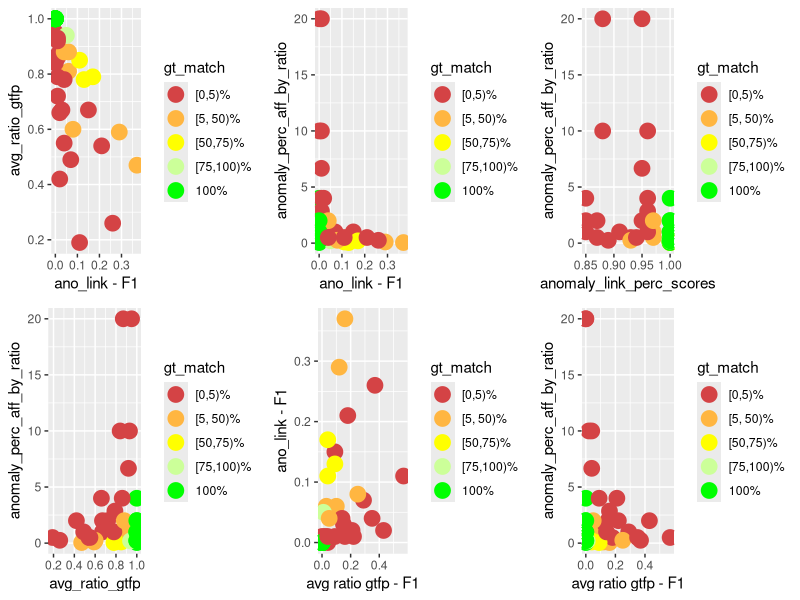
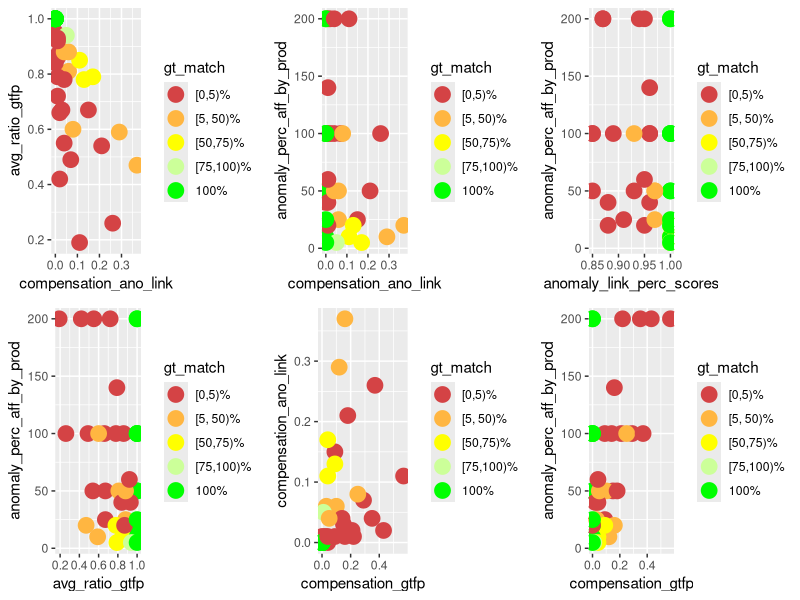
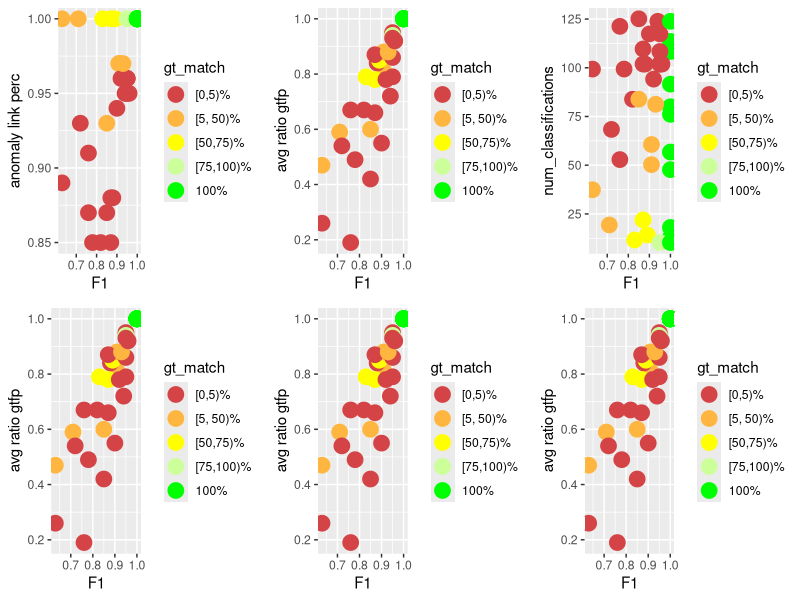
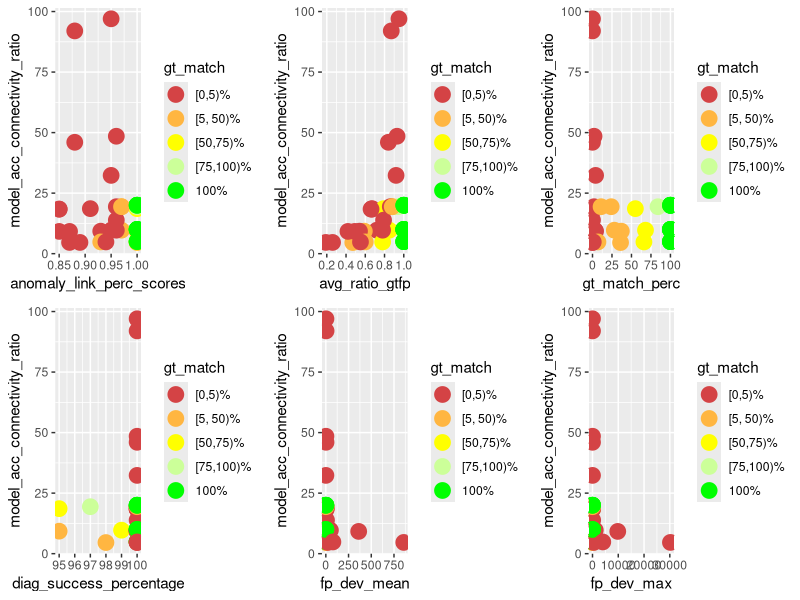
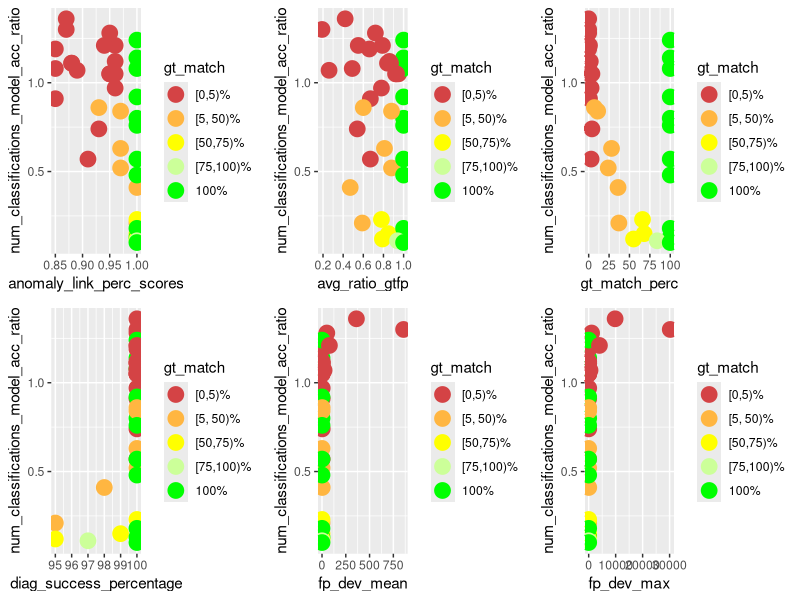
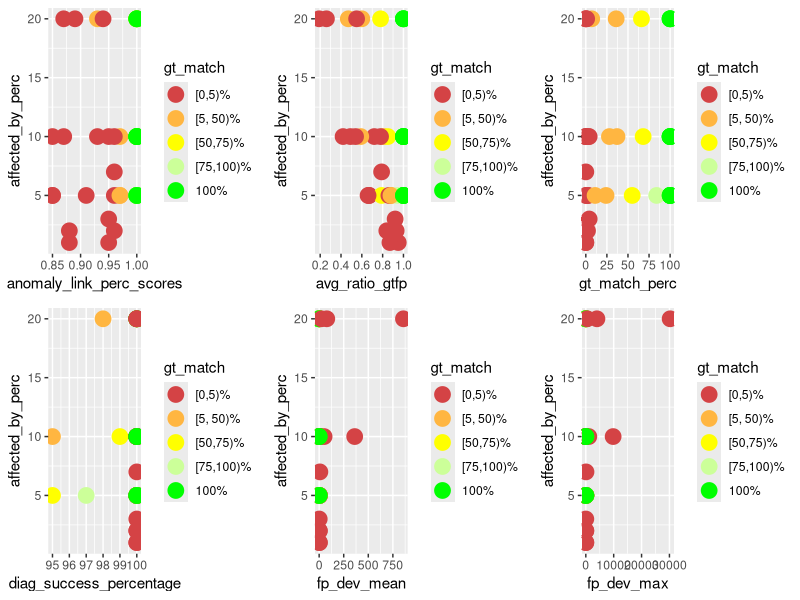
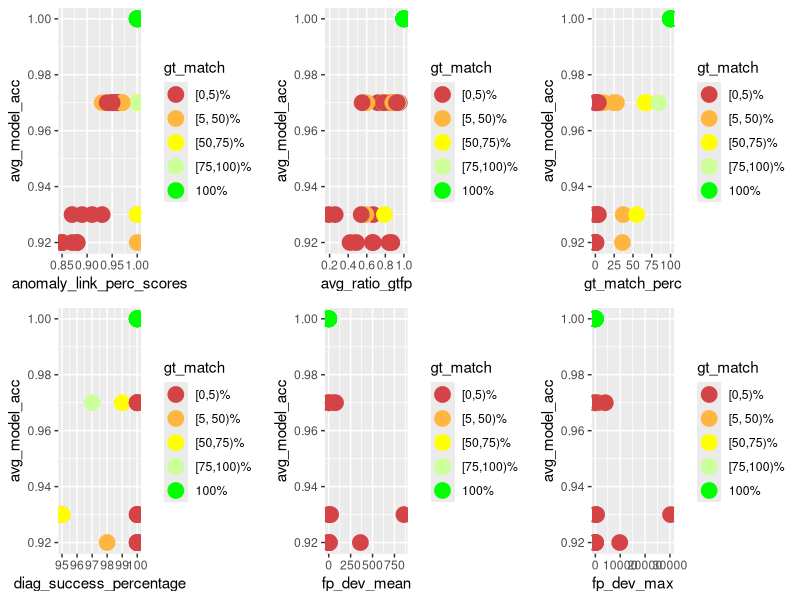
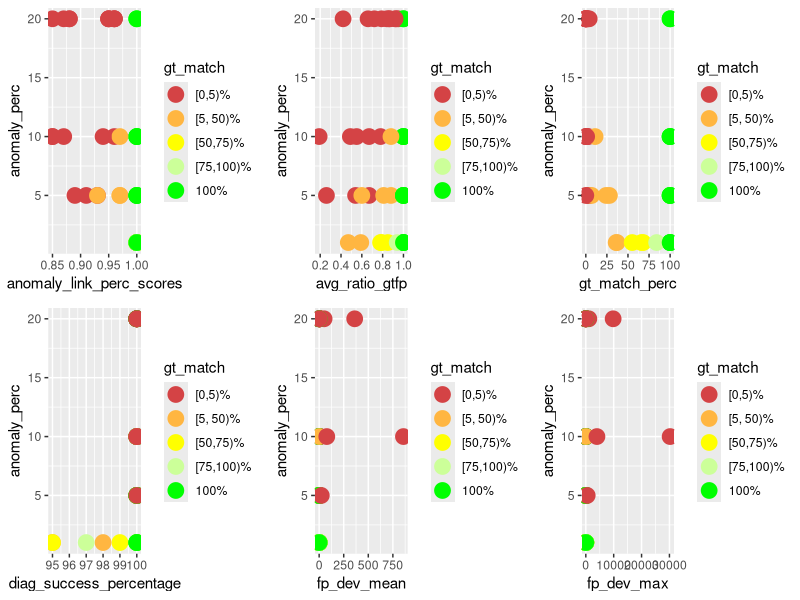

Here is the R script that generated these plots, in order:
library(ggplot2)
library(gridExtra)
library(dplyr)

PT_DEF <- geom_point(size=5)
COLOR_VALS <- c("#d44345", "#ffb641", "#ffff00", "#ccff99", "#00ff00")

gen_multi_plot_six <- function(
        pp1, pp2, pp3, pp4, pp5, pp6,
        y1, y2, y3, y4, y5, y6,
        x1, x2, x3, x4, x5, x6,
        filename
    ) {
    fpp1 <- pp1 + PT_DEF + xlab(x1) + ylab(y1) + scale_color_manual(values = color_mapping)
    fpp2 <- pp2 + PT_DEF + xlab(x2) + ylab(y2) + scale_color_manual(values = color_mapping)
    fpp3 <- pp3 + PT_DEF + xlab(x3) + ylab(y3) + scale_color_manual(values = color_mapping)
    fpp4 <- pp4 + PT_DEF + xlab(x4) + ylab(y4) + scale_color_manual(values = color_mapping)
    fpp5 <- pp5 + PT_DEF + xlab(x5) + ylab(y5) + scale_color_manual(values = color_mapping)
    fpp6 <- pp6 + PT_DEF + xlab(x6) + ylab(y6) + scale_color_manual(values = color_mapping)
    combined_plot <- grid.arrange(fpp1, fpp2, fpp3, fpp4, fpp5, fpp6, ncol = 3)
    ggsave(combined_plot, file = filename, width = 12, height = 6)
}

gen_multi_plot_two <- function(
        pp1, pp2, y1, y2, x1, x2, filename
    ) {
    fpp1 <- pp1 + PT_DEF + xlab(x1) + ylab(y1) + scale_color_manual(values = color_mapping)
    fpp2 <- pp2 + PT_DEF + xlab(x2) + ylab(y2) + scale_color_manual(values = color_mapping)
    combined_plot <- grid.arrange(fpp1, fpp2, ncol = 2)
    ggsave(combined_plot, file = filename, width = 12, height = 6)
}

# actual compensation insights

input <- read.csv(
    file = "meta_analysis.csv", header = TRUE, sep = ",", check.name = FALSE
)

# instead of the percentage value factor(gt_match_perc) for which I'd need 100
# colors, I only want to color / group them into 5 groups
LABELS <- c("[0,5)%", "[5, 50)%", "[50,75)%", "[75,100)%", "100%")
color_mapping <- setNames(COLOR_VALS, LABELS)

input$gt_match <- cut(
    input$gt_match_perc,
    breaks = c(0, 5, 50, 75, 100, Inf),
    labels = LABELS,
    include.lowest = TRUE,
    right = FALSE
)

p1 <- ggplot(
    data = input, aes_string(
        x = "compensation_ano_link",
        y = "avg_ratio_gtfp",
        color = "gt_match",
        group = "gt_match"
    )
)

p2 <- ggplot(
    data = input, aes_string(
        x = "compensation_ano_link",
        y = "anomaly_perc_aff_by_ratio",
        color = "gt_match",
        group = "gt_match"
    )
)

p3 <- ggplot(
    data = input, aes_string(
        x = "anomaly_link_perc_scores",
        y = "anomaly_perc_aff_by_ratio",
        color = "gt_match",
        group = "gt_match"
    )
)

p4 <- ggplot(
    data = input, aes_string(
        x = "avg_ratio_gtfp",
        y = "anomaly_perc_aff_by_ratio",
        color = "gt_match",
        group = "gt_match"
    )
)

p5 <- ggplot(
    data = input, aes_string(
        x = "compensation_gtfp",
        y = "compensation_ano_link",
        color = "gt_match",
        group = "gt_match"
    )
)

p6 <- ggplot(
    data = input, aes_string(
        x = "compensation_gtfp",
        y = "anomaly_perc_aff_by_ratio",
        color = "gt_match",
        group = "gt_match"
    )
)

gen_multi_plot_six(
    p1, p2, p3, p4, p5, p6,
    "avg_ratio_gtfp", # y1
    "anomaly_perc_aff_by_ratio", # y2
    "anomaly_perc_aff_by_ratio", # y3
    "anomaly_perc_aff_by_ratio", # y4
    "ano_link - F1", # y5
    "anomaly_perc_aff_by_ratio", # y6
    "ano_link - F1", # x1
    "ano_link - F1", # x2
    "anomaly_link_perc_scores", # x3
    "avg_ratio_gtfp", # x4
    "avg ratio gtfp - F1", # x5
    "avg ratio gtfp - F1", # x6
    "compensation_analysis.png"
)

# same with prod #############################

p1 <- ggplot(
    data = input, aes_string(
        x = "compensation_ano_link",
        y = "avg_ratio_gtfp",
        color = "gt_match",
        group = "gt_match"
    )
)

p2 <- ggplot(
    data = input, aes_string(
        x = "compensation_ano_link",
        y = "anomaly_perc_aff_by_prod",
        color = "gt_match",
        group = "gt_match"
    )
)

p3 <- ggplot(
    data = input, aes_string(
        x = "anomaly_link_perc_scores",
        y = "anomaly_perc_aff_by_prod",
        color = "gt_match",
        group = "gt_match"
    )
)

p4 <- ggplot(
    data = input, aes_string(
        x = "avg_ratio_gtfp",
        y = "anomaly_perc_aff_by_prod",
        color = "gt_match",
        group = "gt_match"
    )
)

p5 <- ggplot(
    data = input, aes_string(
        x = "compensation_gtfp",
        y = "compensation_ano_link",
        color = "gt_match",
        group = "gt_match"
    )
)

p6 <- ggplot(
    data = input, aes_string(
        x = "compensation_gtfp",
        y = "anomaly_perc_aff_by_prod",
        color = "gt_match",
        group = "gt_match"
    )
)

gen_multi_plot_six(
    p1, p2, p3, p4, p5, p6,
    "avg_ratio_gtfp",
    "anomaly_perc_aff_by_prod",
    "anomaly_perc_aff_by_prod",
    "anomaly_perc_aff_by_prod",
    "compensation_ano_link",
    "anomaly_perc_aff_by_prod",
    "compensation_ano_link",
    "compensation_ano_link",
    "anomaly_link_perc_scores",
    "avg_ratio_gtfp",
    "compensation_gtfp",
    "compensation_gtfp",
    "compensation_analysis_prod.png"
)

##############################################

p1 <- ggplot(
    data = input, aes_string(
        x = "f1_scores",
        y = "anomaly_link_perc_scores",
        color = "gt_match",
        group = "gt_match"
    )
)

p2 <- ggplot(
    data = input, aes_string(
        x = "f1_scores",
        y = "avg_ratio_gtfp",
        color = "gt_match",
        group = "gt_match"
    )
)

p3 <- ggplot(
    data = input, aes_string(
        x = "f1_scores",
        y = "num_classifications",
        color = "gt_match",
        group = "gt_match"
    )
)

p4 <- ggplot(
    data = input, aes_string(
        x = "f1_scores",
        y = "avg_ratio_gtfp",
        color = "gt_match",
        group = "gt_match"
    )
)

p5 <- ggplot(
    data = input, aes_string(
        x = "f1_scores",
        y = "avg_ratio_gtfp",
        color = "gt_match",
        group = "gt_match"
    )
)

p6 <- ggplot(
    data = input, aes_string(
        x = "f1_scores",
        y = "avg_ratio_gtfp",
        color = "gt_match",
        group = "gt_match"
    )
)

gen_multi_plot_six(
    p1, p2, p3, p4, p5, p6,
    "anomaly link perc", # y1
    "avg ratio gtfp", # y2
    "num_classifications", # y3
    "avg ratio gtfp", # y4
    "avg ratio gtfp", # y5
    "avg ratio gtfp", # y6
    "F1", # x1
    "F1", # x2
    "F1", # x3
    "F1", # x4
    "F1", # x5
    "F1", # x6
    "f1_end_res_corr.png"
)

# model acc - connectivity - performance

p1 <- ggplot(
    data = input, aes_string(
        x = "anomaly_link_perc_scores",
        y = "model_acc_connectivity_ratio",
        color = "gt_match",
        group = "gt_match"
    )
)

p2 <- ggplot(
    data = input, aes_string(
        x = "avg_ratio_gtfp",
        y = "model_acc_connectivity_ratio",
        color = "gt_match",
        group = "gt_match"
    )
)

p3 <- ggplot(
    data = input, aes_string(
        x = "gt_match_perc",
        y = "model_acc_connectivity_ratio",
        color = "gt_match",
        group = "gt_match"
    )
)

p4 <- ggplot(
    data = input, aes_string(
        x = "diag_success_percentage",
        y = "model_acc_connectivity_ratio",
        color = "gt_match",
        group = "gt_match"
    )
)

p5 <- ggplot(
    data = input, aes_string(
        x = "fp_dev_mean",
        y = "model_acc_connectivity_ratio",
        color = "gt_match",
        group = "gt_match"
    )
)

p6 <- ggplot(
    data = input, aes_string(
        x = "fp_dev_max",
        y = "model_acc_connectivity_ratio",
        color = "gt_match",
        group = "gt_match"
    )
)

gen_multi_plot_six(
    p1, p2, p3, p4, p5, p6,
    "model_acc_connectivity_ratio", # y1
    "model_acc_connectivity_ratio", # y2
    "model_acc_connectivity_ratio", # y3
    "model_acc_connectivity_ratio", # y4
    "model_acc_connectivity_ratio", # y5
    "model_acc_connectivity_ratio", # y6
    "anomaly_link_perc_scores", # x1
    "avg_ratio_gtfp", # x2
    "gt_match_perc", # x3
    "diag_success_percentage", # x4
    "fp_dev_mean", # x5
    "fp_dev_max", # x6
    "modelacc_connectivity_performance.png"
)

# how many classifications and how acc models

p1 <- ggplot(
    data = input, aes_string(
        x = "anomaly_link_perc_scores",
        y = "num_classifications_model_acc_ratio",
        color = "gt_match",
        group = "gt_match"
    )
)

p2 <- ggplot(
    data = input, aes_string(
        x = "avg_ratio_gtfp",
        y = "num_classifications_model_acc_ratio",
        color = "gt_match",
        group = "gt_match"
    )
)

p3 <- ggplot(
    data = input, aes_string(
        x = "gt_match_perc",
        y = "num_classifications_model_acc_ratio",
        color = "gt_match",
        group = "gt_match"
    )
)

p4 <- ggplot(
    data = input, aes_string(
        x = "diag_success_percentage",
        y = "num_classifications_model_acc_ratio",
        color = "gt_match",
        group = "gt_match"
    )
)

p5 <- ggplot(
    data = input, aes_string(
        x = "fp_dev_mean",
        y = "num_classifications_model_acc_ratio",
        color = "gt_match",
        group = "gt_match"
    )
)

p6 <- ggplot(
    data = input, aes_string(
        x = "fp_dev_max",
        y = "num_classifications_model_acc_ratio",
        color = "gt_match",
        group = "gt_match"
    )
)

gen_multi_plot_six(
    p1, p2, p3, p4, p5, p6,
    "num_classifications_model_acc_ratio", # y1
    "num_classifications_model_acc_ratio", # y2
    "num_classifications_model_acc_ratio", # y3
    "num_classifications_model_acc_ratio", # y4
    "num_classifications_model_acc_ratio", # y5
    "num_classifications_model_acc_ratio", # y6
    "anomaly_link_perc_scores", # x1
    "avg_ratio_gtfp", # x2
    "gt_match_perc", # x3
    "diag_success_percentage", # x4
    "fp_dev_mean", # x5
    "fp_dev_max", # x6
    "num_classifications_model_acc.png"
)

# affected_by against perf

p1 <- ggplot(
    data = input, aes_string(
        x = "anomaly_link_perc_scores",
        y = "affected_by_perc",
        color = "gt_match",
        group = "gt_match"
    )
)

p2 <- ggplot(
    data = input, aes_string(
        x = "avg_ratio_gtfp",
        y = "affected_by_perc",
        color = "gt_match",
        group = "gt_match"
    )
)

p3 <- ggplot(
    data = input, aes_string(
        x = "gt_match_perc",
        y = "affected_by_perc",
        color = "gt_match",
        group = "gt_match"
    )
)

p4 <- ggplot(
    data = input, aes_string(
        x = "diag_success_percentage",
        y = "affected_by_perc",
        color = "gt_match",
        group = "gt_match"
    )
)

p5 <- ggplot(
    data = input, aes_string(
        x = "fp_dev_mean",
        y = "affected_by_perc",
        color = "gt_match",
        group = "gt_match"
    )
)

p6 <- ggplot(
    data = input, aes_string(
        x = "fp_dev_max",
        y = "affected_by_perc",
        color = "gt_match",
        group = "gt_match"
    )
)

gen_multi_plot_six(
    p1, p2, p3, p4, p5, p6,
    "affected_by_perc", # y1
    "affected_by_perc", # y2
    "affected_by_perc", # y3
    "affected_by_perc", # y4
    "affected_by_perc", # y5
    "affected_by_perc", # y6
    "anomaly_link_perc_scores", # x1
    "avg_ratio_gtfp", # x2
    "gt_match_perc", # x3
    "diag_success_percentage", # x4
    "fp_dev_mean", # x5
    "fp_dev_max", # x6
    "aff_by_perf.png"
)

# model_acc against perf

p1 <- ggplot(
    data = input, aes_string(
        x = "anomaly_link_perc_scores",
        y = "avg_model_acc",
        color = "gt_match",
        group = "gt_match"
    )
)

p2 <- ggplot(
    data = input, aes_string(
        x = "avg_ratio_gtfp",
        y = "avg_model_acc",
        color = "gt_match",
        group = "gt_match"
    )
)

p3 <- ggplot(
    data = input, aes_string(
        x = "gt_match_perc",
        y = "avg_model_acc",
        color = "gt_match",
        group = "gt_match"
    )
)

p4 <- ggplot(
    data = input, aes_string(
        x = "diag_success_percentage",
        y = "avg_model_acc",
        color = "gt_match",
        group = "gt_match"
    )
)

p5 <- ggplot(
    data = input, aes_string(
        x = "fp_dev_mean",
        y = "avg_model_acc",
        color = "gt_match",
        group = "gt_match"
    )
)

p6 <- ggplot(
    data = input, aes_string(
        x = "fp_dev_max",
        y = "avg_model_acc",
        color = "gt_match",
        group = "gt_match"
    )
)

gen_multi_plot_six(
    p1, p2, p3, p4, p5, p6,
    "avg_model_acc", # y1
    "avg_model_acc", # y2
    "avg_model_acc", # y3
    "avg_model_acc", # y4
    "avg_model_acc", # y5
    "avg_model_acc", # y6
    "anomaly_link_perc_scores", # x1
    "avg_ratio_gtfp", # x2
    "gt_match_perc", # x3
    "diag_success_percentage", # x4
    "fp_dev_mean", # x5
    "fp_dev_max", # x6
    "model_acc_perf.png"
)

# anomaly_perc against perf

p1 <- ggplot(
    data = input, aes_string(
        x = "anomaly_link_perc_scores",
        y = "anomaly_perc",
        color = "gt_match",
        group = "gt_match"
    )
)

p2 <- ggplot(
    data = input, aes_string(
        x = "avg_ratio_gtfp",
        y = "anomaly_perc",
        color = "gt_match",
        group = "gt_match"
    )
)

p3 <- ggplot(
    data = input, aes_string(
        x = "gt_match_perc",
        y = "anomaly_perc",
        color = "gt_match",
        group = "gt_match"
    )
)

p4 <- ggplot(
    data = input, aes_string(
        x = "diag_success_percentage",
        y = "anomaly_perc",
        color = "gt_match",
        group = "gt_match"
    )
)

p5 <- ggplot(
    data = input, aes_string(
        x = "fp_dev_mean",
        y = "anomaly_perc",
        color = "gt_match",
        group = "gt_match"
    )
)

p6 <- ggplot(
    data = input, aes_string(
        x = "fp_dev_max",
        y = "anomaly_perc",
        color = "gt_match",
        group = "gt_match"
    )
)

gen_multi_plot_six(
    p1, p2, p3, p4, p5, p6,
    "anomaly_perc", # y1
    "anomaly_perc", # y2
    "anomaly_perc", # y3
    "anomaly_perc", # y4
    "anomaly_perc", # y5
    "anomaly_perc", # y6
    "anomaly_link_perc_scores", # x1
    "avg_ratio_gtfp", # x2
    "gt_match_perc", # x3
    "diag_success_percentage", # x4
    "fp_dev_mean", # x5
    "fp_dev_max", # x6
    "anomaly_perc_perf.png"
)

# anomaly_perc - model acc ratio against perf

p1 <- ggplot(
    data = input, aes_string(
        x = "anomaly_link_perc_scores",
        y = "anomaly_perc_model_acc_ratio",
        color = "gt_match",
        group = "gt_match"
    )
)

p2 <- ggplot(
    data = input, aes_string(
        x = "avg_ratio_gtfp",
        y = "anomaly_perc_model_acc_ratio",
        color = "gt_match",
        group = "gt_match"
    )
)

p3 <- ggplot(
    data = input, aes_string(
        x = "gt_match_perc",
        y = "anomaly_perc_model_acc_ratio",
        color = "gt_match",
        group = "gt_match"
    )
)

p4 <- ggplot(
    data = input, aes_string(
        x = "diag_success_percentage",
        y = "anomaly_perc_model_acc_ratio",
        color = "gt_match",
        group = "gt_match"
    )
)

p5 <- ggplot(
    data = input, aes_string(
        x = "fp_dev_mean",
        y = "anomaly_perc_model_acc_ratio",
        color = "gt_match",
        group = "gt_match"
    )
)

p6 <- ggplot(
    data = input, aes_string(
        x = "fp_dev_max",
        y = "anomaly_perc_model_acc_ratio",
        color = "gt_match",
        group = "gt_match"
    )
)

gen_multi_plot_six(
    p1, p2, p3, p4, p5, p6,
    "anomaly_perc_model_acc_ratio", # y1
    "anomaly_perc_model_acc_ratio", # y2
    "anomaly_perc_model_acc_ratio", # y3
    "anomaly_perc_model_acc_ratio", # y4
    "anomaly_perc_model_acc_ratio", # y5
    "anomaly_perc_model_acc_ratio", # y6
    "anomaly_link_perc_scores", # x1
    "avg_ratio_gtfp", # x2
    "gt_match_perc", # x3
    "diag_success_percentage", # x4
    "fp_dev_mean", # 5
    "fp_dev_max", # x6
    "anomaly_perc_model_acc_ratio_perf.png"
)

# num classifications against perf

p1 <- ggplot(
    data = input, aes_string(
        x = "anomaly_link_perc_scores",
        y = "num_classifications",
        color = "gt_match",
        group = "gt_match"
    )
)

p2 <- ggplot(
    data = input, aes_string(
        x = "avg_ratio_gtfp",
        y = "num_classifications",
        color = "gt_match",
        group = "gt_match"
    )
)

gen_multi_plot_two(
    p1, p2,
    "num_classifications",
    "num_classifications",
    "anomaly_link_perc_scores",
    "avg_ratio_gtfp",
    "num_classifications_perf.png"
)

# num classifications - model acc -- filtered based on avg_ratio_gtfp

p1 <- ggplot(
    data = input, aes_string(
        x = "num_classifications",
        y = "avg_model_acc",
        color = "gt_match",
        group = "gt_match"
    )
)

filtered_data <- subset(input, avg_ratio_gtfp >= 0.7)

p2 <- ggplot(
    data = filtered_data,
    aes_string(
        x = "num_classifications",
        y = "avg_model_acc",
        color = "gt_match",
        group = "gt_match"
    )
)

filtered_data <- subset(input, avg_ratio_gtfp >= 0.75)

p3 <- ggplot(
    data = filtered_data,
    aes_string(
        x = "num_classifications",
        y = "avg_model_acc",
        color = "gt_match",
        group = "gt_match"
    )
)

filtered_data <- subset(input, avg_ratio_gtfp >= 0.8)

p4 <- ggplot(
    data = filtered_data,
    aes_string(
        x = "num_classifications",
        y = "avg_model_acc",
        color = "gt_match",
        group = "gt_match"
    )
)

filtered_data <- subset(input, avg_ratio_gtfp >= 0.9)

p5 <- ggplot(
    data = filtered_data,
    aes_string(
        x = "num_classifications",
        y = "avg_model_acc",
        color = "gt_match",
        group = "gt_match"
    )
)

filtered_data <- input %>%
  group_by(avg_model_acc) %>%
  filter(avg_ratio_gtfp == max(avg_ratio_gtfp))

p6 <- ggplot(
    data = filtered_data,
    aes_string(
        x = "num_classifications",
        y = "avg_model_acc",
        color = "gt_match",
        group = "gt_match"
    )
)

gen_multi_plot_six(
    p1, p2, p3, p4, p5, p6,
    "avg_model_acc", #y1
    "avg_model_acc", #y2
    "avg_model_acc", #y3
    "avg_model_acc", #y4
    "avg_model_acc", #y5
    "avg_model_acc", #y6
    "classifications", #x1
    "classifications (filt. based on avg_ratio_gtfp 70%)", #x2
    "classifications (filt. based on avg_ratio_gtfp 75%)", #x3
    "classifications (filt. based on avg_ratio_gtfp 80%)", #x4
    "classifications (filt. based on avg_ratio_gtfp 90%)", #x5
    "classifications (filt. based on max avg_ratio_gtfp)", #x6
    "model_acc_classifications.png"
)

# num classifications - model acc -- filtered based on anomaly_link_perc_scores

p1 <- ggplot(
    data = input, aes_string(
        x = "num_classifications",
        y = "avg_model_acc",
        color = "gt_match",
        group = "gt_match"
    )
)

filtered_data <- subset(input, anomaly_link_perc_scores >= 0.7)

p2 <- ggplot(
    data = filtered_data,
    aes_string(
        x = "num_classifications",
        y = "avg_model_acc",
        color = "gt_match",
        group = "gt_match"
    )
)

filtered_data <- subset(input, anomaly_link_perc_scores >= 0.75)

p3 <- ggplot(
    data = filtered_data,
    aes_string(
        x = "num_classifications",
        y = "avg_model_acc",
        color = "gt_match",
        group = "gt_match"
    )
)

filtered_data <- subset(input, anomaly_link_perc_scores >= 0.8)

p4 <- ggplot(
    data = filtered_data,
    aes_string(
        x = "num_classifications",
        y = "avg_model_acc",
        color = "gt_match",
        group = "gt_match"
    )
)

filtered_data <- subset(input, anomaly_link_perc_scores >= 0.9)

p5 <- ggplot(
    data = filtered_data,
    aes_string(
        x = "num_classifications",
        y = "avg_model_acc",
        color = "gt_match",
        group = "gt_match"
    )
)

filtered_data <- input %>%
  group_by(avg_model_acc) %>%
  filter(anomaly_link_perc_scores == max(anomaly_link_perc_scores))

p6 <- ggplot(
    data = filtered_data,
    aes_string(
        x = "num_classifications",
        y = "avg_model_acc",
        color = "gt_match",
        group = "gt_match"
    )
)

gen_multi_plot_six(
    p1, p2, p3, p4, p5, p6,
    "avg_model_acc", #y1
    "avg_model_acc", #y2
    "avg_model_acc", #y3
    "avg_model_acc", #y4
    "avg_model_acc", #y5
    "avg_model_acc", #y6
    "classifications", #x1
    "classifications (filt. based on ano_link_perc 70%)", #x2
    "classifications (filt. based on ano_link_perc 75%)", #x3
    "classifications (filt. based on ano_link_perc 80%)", #x4
    "classifications (filt. based on ano_link_perc 90%)", #x5
    "classifications (filt. based on max ano_link_perc)", #x6
    "model_acc_classifications_ano_link.png"
)

# num classifications - model acc -- filtered based on gt_match_perc

p1 <- ggplot(
    data = input, aes_string(
        x = "num_classifications",
        y = "avg_model_acc",
        color = "gt_match",
        group = "gt_match"
    )
)

filtered_data <- subset(input, gt_match_perc >= 70)

p2 <- ggplot(
    data = filtered_data,
    aes_string(
        x = "num_classifications",
        y = "avg_model_acc",
        color = "gt_match",
        group = "gt_match"
    )
)

filtered_data <- subset(input, gt_match_perc >= 75)

p3 <- ggplot(
    data = filtered_data,
    aes_string(
        x = "num_classifications",
        y = "avg_model_acc",
        color = "gt_match",
        group = "gt_match"
    )
)

filtered_data <- subset(input, gt_match_perc >= 80)

p4 <- ggplot(
    data = filtered_data,
    aes_string(
        x = "num_classifications",
        y = "avg_model_acc",
        color = "gt_match",
        group = "gt_match"
    )
)

filtered_data <- subset(input, gt_match_perc >= 90)

p5 <- ggplot(
    data = filtered_data,
    aes_string(
        x = "num_classifications",
        y = "avg_model_acc",
        color = "gt_match",
        group = "gt_match"
    )
)

filtered_data <- input %>%
  group_by(avg_model_acc) %>%
  filter(gt_match_perc == max(gt_match_perc))

p6 <- ggplot(
    data = filtered_data,
    aes_string(
        x = "num_classifications",
        y = "avg_model_acc",
        color = "gt_match",
        group = "gt_match"
    )
)

gen_multi_plot_six(
    p1, p2, p3, p4, p5, p6,
    "avg_model_acc", #y1
    "avg_model_acc", #y2
    "avg_model_acc", #y3
    "avg_model_acc", #y4
    "avg_model_acc", #y5
    "avg_model_acc", #y6
    "classifications", #x1
    "classifications (filt. based on gt_match_perc 70%)", #x2
    "classifications (filt. based on gt_match_perc 75%)", #x3
    "classifications (filt. based on gt_match_perc 80%)", #x4
    "classifications (filt. based on gt_match_perc 90%)", #x5
    "classifications (filt. based on max gt_match_perc)", #x6
    "model_acc_classifications_gt_match_perc.png"
)

# correlation affected-by and fault path len / num fault paths

p1 <- ggplot(
    data = input, aes_string(
        x = "avg_num_fault_paths",
        y = "affected_by_perc",
        color = "gt_match",
        group = "gt_match"
    )
)

p2 <- ggplot(
    data = input, aes_string(
        x = "avg_fault_path_len",
        y = "avg_num_fault_paths",
        color = "gt_match",
        group = "gt_match"
    )
)

p3 <- ggplot(
    data = input, aes_string(
        x = "avg_num_fault_paths",
        y = "anomaly_perc",
        color = "gt_match",
        group = "gt_match"
    )
)

p4 <- ggplot(
    data = input, aes_string(
        x = "avg_fault_path_len",
        y = "anomaly_perc",
        color = "gt_match",
        group = "gt_match"
    )
)

p5 <- ggplot(
    data = input, aes_string(
        x = "avg_num_fault_paths",
        y = "anomaly_perc_aff_by_prod",
        color = "gt_match",
        group = "gt_match"
    )
)

p6 <- ggplot(
    data = input, aes_string(
        x = "avg_fault_path_len",
        y = "anomaly_perc_aff_by_prod",
        color = "gt_match",
        group = "gt_match"
    )
)

gen_multi_plot_six(
    p1, p2, p3, p4, p5, p6,
    "affected_by_perc", # y1
    "avg_num_fault_paths", # y2
    "anomaly_perc", # y3
    "anomaly_perc", # y4
    "anomaly_perc_aff_by_prod", # y5
    "anomaly_perc_aff_by_prod", # y6
    "avg_num_fault_paths", # x1
    "avg_fault_path_len", # x2
    "avg_num_fault_paths", # x3
    "avg_fault_path_len", # x4
    "avg_num_fault_paths", # x5
    "avg_fault_path_len", # x6
    "correlation_anomaly_perc_aff_by_prod_fault_paths.png"
)

# correlation (median + mean) runtime and fault path len / num fault paths

p1 <- ggplot(
    data = input, aes_string(
        x = "avg_num_fault_paths",
        y = "`avg_runtime (s)`",
        color = "gt_match",
        group = "gt_match"
    )
)

p2 <- ggplot(
    data = input, aes_string(
        x = "avg_fault_path_len",
        y = "`avg_runtime (s)`",
        color = "gt_match",
        group = "gt_match"
    )
)

p3 <- ggplot(
    data = input, aes_string(
        x = "avg_num_fault_paths",
        y = "`median_runtime (s)`",
        color = "gt_match",
        group = "gt_match"
    )
)

p4 <- ggplot(
    data = input, aes_string(
        x = "avg_fault_path_len",
        y = "`median_runtime (s)`",
        color = "gt_match",
        group = "gt_match"
    )
)

p5 <- ggplot(
    data = input, aes_string(
        x = "median_fault_path_len",
        y = "`median_runtime (s)`",
        color = "gt_match",
        group = "gt_match"
    )
)

p6 <- ggplot(
    data = input, aes_string(
        x = "median_num_fault_paths",
        y = "`median_runtime (s)`",
        color = "gt_match",
        group = "gt_match"
    )
)

gen_multi_plot_six(
    p1, p2, p3, p4, p5, p6,
    "`avg_runtime (s)`", # y1
    "`avg_runtime (s)`", # y2
    "`median_runtime (s)`", # y3
    "`median_runtime (s)`", # y4
    "`median_runtime (s)`", # y5
    "`median_runtime (s)`", # y6
    "avg_num_fault_paths", # x1
    "avg_fault_path_len", # x2
    "avg_num_fault_paths", # x3
    "avg_fault_path_len", # x4
    "median_fault_path_len", # x5
    "median_num_fault_paths", # x6
    "correlation_runtime_fault_paths.png"
)

# correlation (median + mean + max) runtime and sum of (mean + max) fp + fp dev

p1 <- ggplot(
    data = input, aes_string(
        x = "sum_of_avg_fault_paths_and_dev",
        y = "`avg_runtime (s)`",
        color = "gt_match",
        group = "gt_match"
    )
)

p2 <- ggplot(
    data = input, aes_string(
        x = "sum_of_max_fault_paths_and_dev",
        y = "`max_runtime (s)`",
        color = "gt_match",
        group = "gt_match"
    )
)

p3 <- ggplot(
    data = input, aes_string(
        x = "sum_of_avg_fault_paths_and_dev",
        y = "`median_runtime (s)`",
        color = "gt_match",
        group = "gt_match"
    )
)

p4 <- ggplot(
    data = input, aes_string(
        x = "sum_of_avg_fault_paths_and_dev",
        y = "`max_runtime (s)`",
        color = "gt_match",
        group = "gt_match"
    )
)

p5 <- ggplot(
    data = input, aes_string(
        x = "sum_of_max_fault_paths_and_dev",
        y = "`avg_runtime (s)`",
        color = "gt_match",
        group = "gt_match"
    )
)

p6 <- ggplot(
    data = input, aes_string(
        x = "sum_of_max_fault_paths_and_dev",
        y = "`median_runtime (s)`",
        color = "gt_match",
        group = "gt_match"
    )
)

gen_multi_plot_six(
    p1, p2, p3, p4, p5, p6,
    "`avg_runtime (s)`", # y1
    "`max_runtime (s)`", # y2
    "`median_runtime (s)`", # y3
    "`max_runtime (s)`", # y4
    "`avg_runtime (s)`", # y5
    "`median_runtime (s)`", # y6
    "sum_of_avg_fault_paths_and_dev", # x1
    "sum_of_max_fault_paths_and_dev", # x2
    "sum_of_avg_fault_paths_and_dev", # x3
    "sum_of_avg_fault_paths_and_dev", # x4
    "sum_of_max_fault_paths_and_dev", # x5
    "sum_of_max_fault_paths_and_dev", # x6
    "correlation_runtime_fault_paths_sum.png"
)

# correlation alpha, beta, gamma vs. FPs

p1 <- ggplot(
    data = input, aes_string(
        x = "avg_fp",
        y = "anomaly_perc",
        color = "gt_match",
        group = "gt_match"
    )
)

p2 <- ggplot(
    data = input, aes_string(
        x = "avg_fp",
        y = "affected_by_perc",
        color = "gt_match",
        group = "gt_match"
    )
)

p3 <- ggplot(
    data = input, aes_string(
        x = "avg_fp",
        y = "avg_model_acc",
        color = "gt_match",
        group = "gt_match"
    )
)

p4 <- ggplot(
    data = input, aes_string(
        x = "avg_fp",
        y = "anomaly_perc_aff_by_model_acc_aggregation",
        color = "gt_match",
        group = "gt_match"
    )
)

filtered_data <- subset(input, avg_model_acc < 1)

p5 <- ggplot(
    data = filtered_data, aes_string(
        x = "avg_fp",
        y = "anomaly_perc_aff_by_model_acc_aggregation",
        color = "gt_match",
        group = "gt_match"
    )
)

p6 <- ggplot(
    data = input, aes_string(
        x = "avg_fp",
        y = "num_classifications_model_acc_ratio",
        color = "gt_match",
        group = "gt_match"
    )
)

gen_multi_plot_six(
    p1, p2, p3, p4, p5, p6,
    "anomaly_perc", # y1
    "affected_by_perc", # y2
    "avg_model_acc", # y3
    "anomaly_perc_aff_by_model_acc_aggregation", # y4
    "anomaly_perc_aff_by_model_acc_aggregation", # y5
    "num_classifications_model_acc_ratio", # y6
    "avg_fp", # x1
    "avg_fp", # x2
    "avg_fp", # x3
    "avg_fp", # x4
    "avg_fp (filtered out 100% acc models)", # x5
    "avg_fp", # x6
    "anomaly_perc_aff_by_model_acc_aggregation.png"
)

# correlation alpha, beta, gamma vs. FNs

p1 <- ggplot(
    data = input, aes_string(
        x = "avg_fn",
        y = "anomaly_perc",
        color = "gt_match",
        group = "gt_match"
    )
)

p2 <- ggplot(
    data = input, aes_string(
        x = "avg_fn",
        y = "affected_by_perc",
        color = "gt_match",
        group = "gt_match"
    )
)

p3 <- ggplot(
    data = input, aes_string(
        x = "avg_fn",
        y = "avg_model_acc",
        color = "gt_match",
        group = "gt_match"
    )
)

p4 <- ggplot(
    data = input, aes_string(
        x = "avg_fn",
        y = "anomaly_perc_model_acc_aggregation",
        color = "gt_match",
        group = "gt_match"
    )
)

filtered_data <- subset(input, avg_model_acc < 1)

p5 <- ggplot(
    data = filtered_data, aes_string(
        x = "avg_fn",
        y = "anomaly_perc_model_acc_aggregation",
        color = "gt_match",
        group = "gt_match"
    )
)

p6 <- ggplot(
    data = input, aes_string(
        x = "avg_fn",
        y = "num_classifications_model_acc_ratio",
        color = "gt_match",
        group = "gt_match"
    )
)

gen_multi_plot_six(
    p1, p2, p3, p4, p5, p6,
    "anomaly_perc", # y1
    "affected_by_perc", # y2
    "avg_model_acc", # y3
    "anomaly_perc_model_acc_aggregation", # y4
    "anomaly_perc_model_acc_aggregation", # y5
    "num_classifications_model_acc_ratio", # y6
    "avg_fn", # x1
    "avg_fn", # x2
    "avg_fn", # x3
    "avg_fn", # x4
    "avg_fn (filtered out 100% acc models)", # x5
    "avg_fn", # x6
    "anomaly_perc_aff_by_model_acc_aggregation_fn.png"
)

# correlation missed anomalies vs. performance

p1 <- ggplot(
    data = input, aes_string(
        x = "all_missed_anomalies",
        y = "anomaly_link_perc_scores",
        color = "gt_match",
        group = "gt_match"
    )
)

p2 <- ggplot(
    data = input, aes_string(
        x = "missed_anomalies_unclassified",
        y = "anomaly_link_perc_scores",
        color = "gt_match",
        group = "gt_match"
    )
)

p3 <- ggplot(
    data = input, aes_string(
        x = "miss_due_to_class_iss",
        y = "anomaly_link_perc_scores",
        color = "gt_match",
        group = "gt_match"
    )
)

p4 <- ggplot(
    data = input, aes_string(
        x = "all_missed_anomalies",
        y = "avg_ratio_gtfp",
        color = "gt_match",
        group = "gt_match"
    )
)

p5 <- ggplot(
    data = input, aes_string(
        x = "missed_anomalies_unclassified",
        y = "avg_ratio_gtfp",
        color = "gt_match",
        group = "gt_match"
    )
)

p6 <- ggplot(
    data = input, aes_string(
        x = "miss_due_to_class_iss",
        y = "avg_ratio_gtfp",
        color = "gt_match",
        group = "gt_match"
    )
)

gen_multi_plot_six(
    p1, p2, p3, p4, p5, p6,
    "anomaly_link_perc_scores", # y1
    "anomaly_link_perc_scores", # y2
    "anomaly_link_perc_scores", # y3
    "avg_ratio_gtfp", # y4
    "avg_ratio_gtfp", # y5
    "avg_ratio_gtfp", # y6
    "all_missed_anomalies", # x1
    "missed_anomalies_unclassified", # x2
    "miss_due_to_class_iss", # x3
    "all_missed_anomalies", # x4
    "missed_anomalies_unclassified", # x5
    "miss_due_to_class_iss", # x6
    "correlation_missed_anomalies_perf.png"
)
